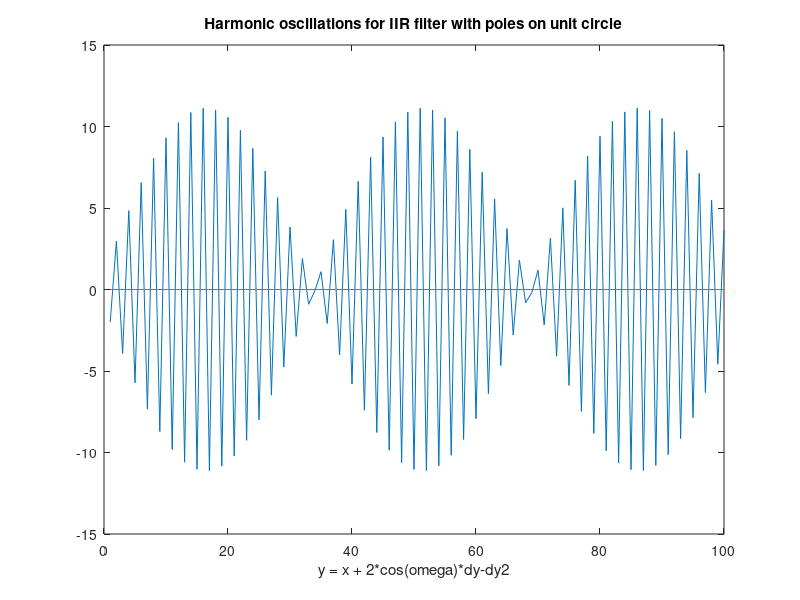

Reproduce this figure in MATLAB.
omg=3.051592653; % omega, which controls our frequency
x = zeros(100, 'double'); % vector of type double, for storing values
% initialization
y1 = 1;
y2 = 0;
i=0;
a=1;
for i = 1:1:100
y=2*cos(omg)*y1-y2;
y2=y1;
y1=y;
x(a) = y; % store each iteration of y in vector x
a=a+1; % increment pointer
end
plot (x);
title('Harmonic oscillations for IIR filter with poles on unit circle')
xlabel('y = x + 2*cos(omega)*dy-dy2')